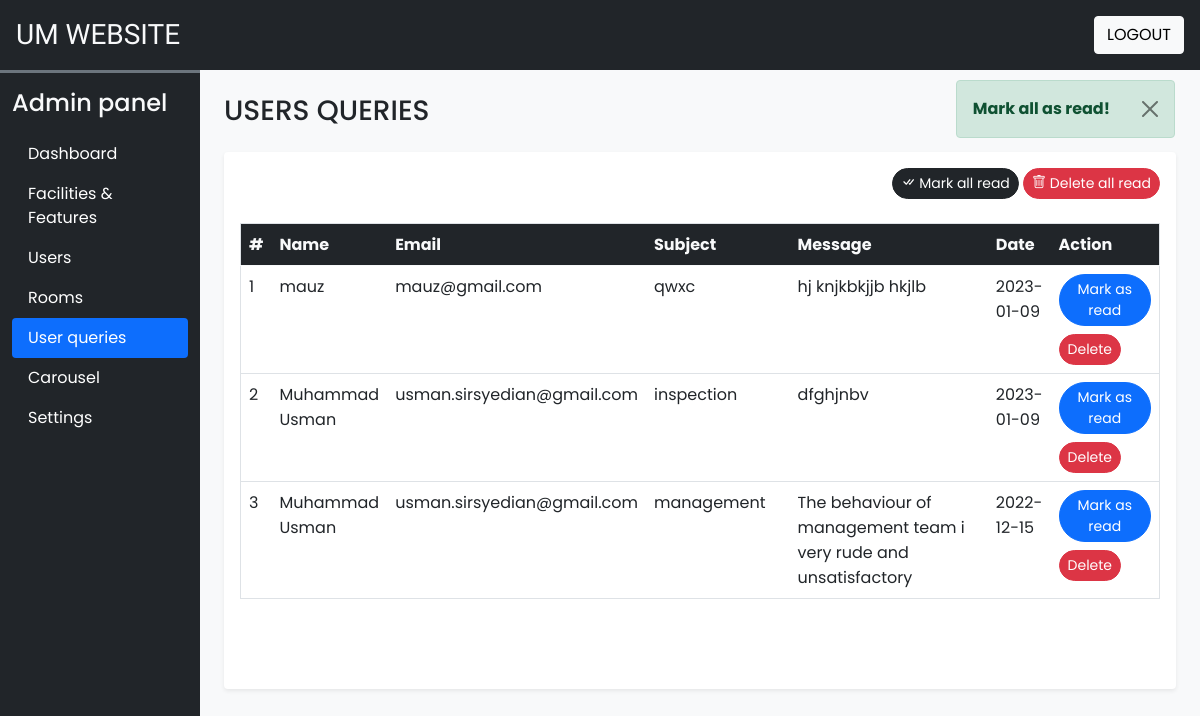
Page /Admin/user_queries.php?seen=all (signed in) on the committed database.
### tables this page shows
CREATE TABLE `user_queries` (
  `sr_no` int(11) NOT NULL,
  `name` varchar(50) NOT NULL,
  `email` varchar(150) NOT NULL,
  `subject` varchar(150) NOT NULL,
  `message` varchar(500) NOT NULL,
  `date` date NOT NULL DEFAULT current_timestamp(),
  `seen` tinyint(4) NOT NULL DEFAULT 0
);

### Admin/component/db_config.php (called while the page is built, shortened)
<?php
   function filteration($data){
    foreach($data as $key => $value){
     $value =trim($value);
     $value =stripslashes($value);
     $value =htmlspecialchars($value);
     $value =strip_tags($value);
     $data[$key]=$value;
    }
    return $data;
   }
function update ($sql,$values,$datatypes){
    $con = $GLOBALS['con'];
    if($stmt = mysqli_prepare($con,$sql)){
     mysqli_stmt_bind_param($stmt,$datatypes,...$values);
     if(mysqli_stmt_execute($stmt)) {
      $res= mysqli_stmt_affected_rows($stmt);
      return $res;
     }
     else{
         mysqli_stmt_close($stmt);
         die("query cannnot be executed  - update");
     }
    }
    else{
     die("query cannnot be prepared  - update");
    }
}
 ?>

### Admin/user_queries.php (the view, shortened to what this page needs)
<?php
require('component/essentials.php');
require('component/links.php');
require('component/db_config.php');
if(isset($_GET['seen']))
{
    $frm_data=filteration($_GET);
    if($frm_data['seen']=='all'){
        $q="UPDATE `user_queries` SET `seen`=?";
        $values=[1];
        if(update($q,$values,'i')){
            alert('success','Mark all as read!');
        }
        else{
            alert('error','operation failed!');
        }
    }
}
?>
<!DOCTYPE html>
<html lang="en">
<head>
</head>
<body class="bg-light">
    <?php require('component/header.php') ?>
    <div class="container-fluid" id="main-content">
        <div class="row">
            <div class="col-lg-10 ms-auto p-4 overflow-hidden">
                <h3 class="mb-4">USERS QUERIES</h3>
                <div class="card border-0 shadow-sm mb-4">
                    <div class="card-body">
                        <div class="text-end mb-4">
                            <a href="?seen=all" class="btn btn-dark rounded-pill shadow-none btn-sm"><i class="bi bi-check-all"></i> Mark all read</a>
                            <a href="?del=all" class="btn btn-danger rounded-pill shadow-none btn-sm"><i class="bi bi-trash"></i> Delete all read</a>
                        </div>
                            <div class="table-responsive-md" style="height: 450px; overflow-y:scroll">
                                <table class="table table-hover border">
                                        <thead class="sticky-top">
                                            <tr class="bg-dark text-light">
                                                   <th scope="col">#</th>
                                                   <th scope="col">Name</th>
                                                   <th scope="col">Email</th>
                                                   <th scope="col" width="20%">Subject</th>
                                                   <th scope="col" width="40%">Message</th>
                                                   <th scope="col">Date</th>
                                                   <th scope="col" width="20%">Action</th>
                                            </tr>
                                        </thead>
                                    <tbody>
                                        <?php
                                        $q="SELECT * FROM `user_queries` ORDER BY `sr_no` DESC";
                                        $data=mysqli_query($con,$q);
                                        $i=1;
                                        while($row=mysqli_fetch_assoc($data)){
                                            $seen='';
                                            if($row['seen']!=1){
                                                $seen="<a href='?seen=$row[sr_no]' class='btn btn-sm rounded-pill btn-primary'>Mark as read</a>";
                                            }
                                            $seen.="<a href='?del=$row[sr_no]' class='btn btn-sm rounded-pill btn-danger mt-2'>Delete</a>";
                                            echo<<<query
                                            <tr>
                                              <td>$i</td>
                                              <td>$row[name]</td>
                                              <td>$row[email]</td>
                                              <td>$row[subject]</td>
                                              <td>$row[message]</td>
                                              <td>$row[date]</td>
                                              <td>$seen</td>
                                            </tr>
                                            query;
                                            $i++;
                                        }
                                        ?>
                                    </tbody>
                                </table>
                             </div>
                    </div>
                </div>
            </div>
        </div>
    </div>
</body>
</html>

### Admin/css/common.css (style rules this page uses)
:root { --teal:#2ec1ac; --teal_hover:#279e8c; }
* { font-family: 'Poppins', sans-serif; }

### rows in the picture
user_queries: name "mauz", email "mauz@gmail.com", subject "qwxc", message "hj knjkbkjjb hkjlb", date "2023-01-09"
user_queries: name "Muhammad Usman", email "usman.sirsyedian@gmail.com", subject "inspection", message "dfghjnbv", date "2023-01-09"
user_queries: name "Muhammad Usman", email "usman.sirsyedian@gmail.com", subject "management", message "The behaviour of management team i very rude and unsatisfactory", date "2022-12-15"

### other values in the picture
$message "Mark all as read!"
